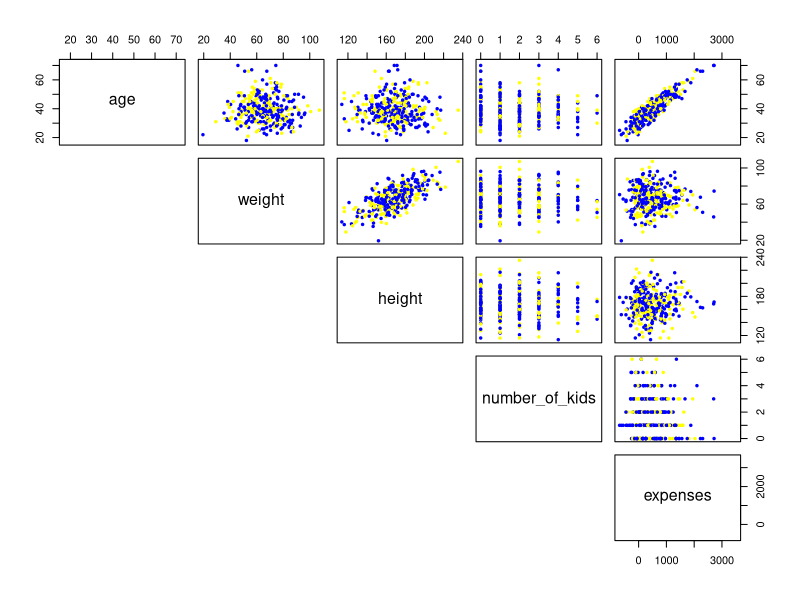
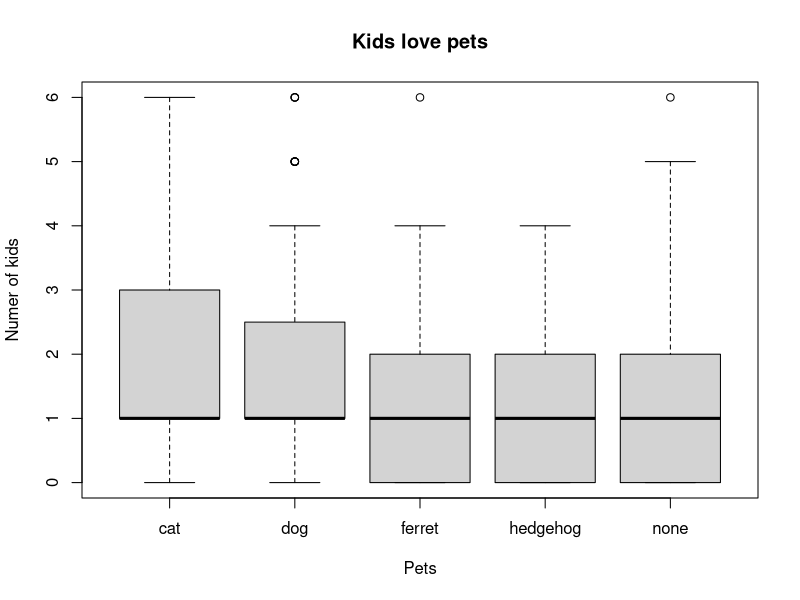

These figures' R source, in order:
## ---- chunk 1
people <- read.csv("people.tab", header=TRUE, sep="\t")
attach(people)
View(people)

## ---- chunk 2

## ---- chunk 3
length(age) # wydatki miesieczne
## ---- chunk 4
my_cols <- c("blue", "yellow")  
pairs(people[, c(1,2,3,6,8)], pch = 19,  cex = 0.5, col = my_cols[iris$Species], lower.panel = NULL)
## ---- chunk 5
 boxplot(number_of_kids~pet ,data=people, main="Kids love pets",
   xlab="Pets", ylab="Numer of kids")
## ---- chunk 6
## Zbudować tablice kontygnencji

confusion_matrix<- table(people$gender, people$married)
## ---- chunk 7
head(confusion_matrix)
## ---- chunk 8
chisq <- chisq.test(confusion_matrix)
## ---- chunk 9
chisq
## ---- chunk 10
  ks.test(expenses, "pexp", 3)
## ---- chunk 11
library(ggplot2)
model_rl <- lm(expenses ~ age + weight + height + number_of_kids)
summary(model_rl) 
